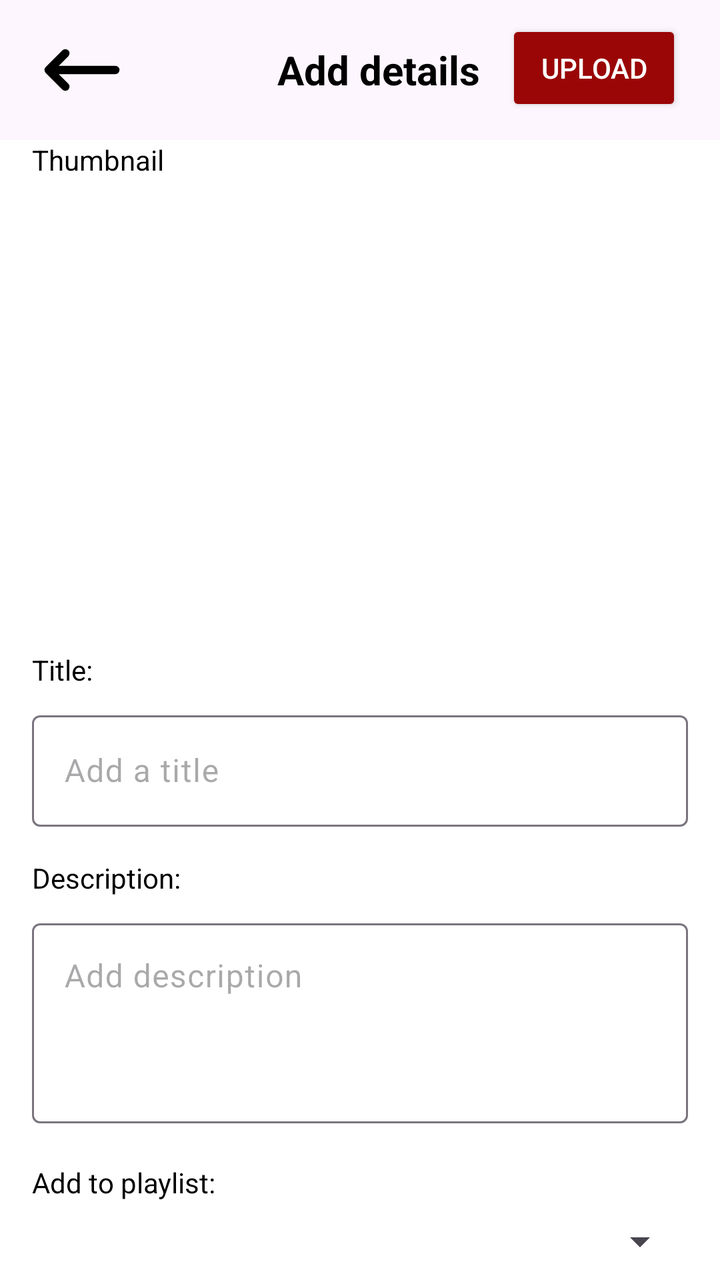
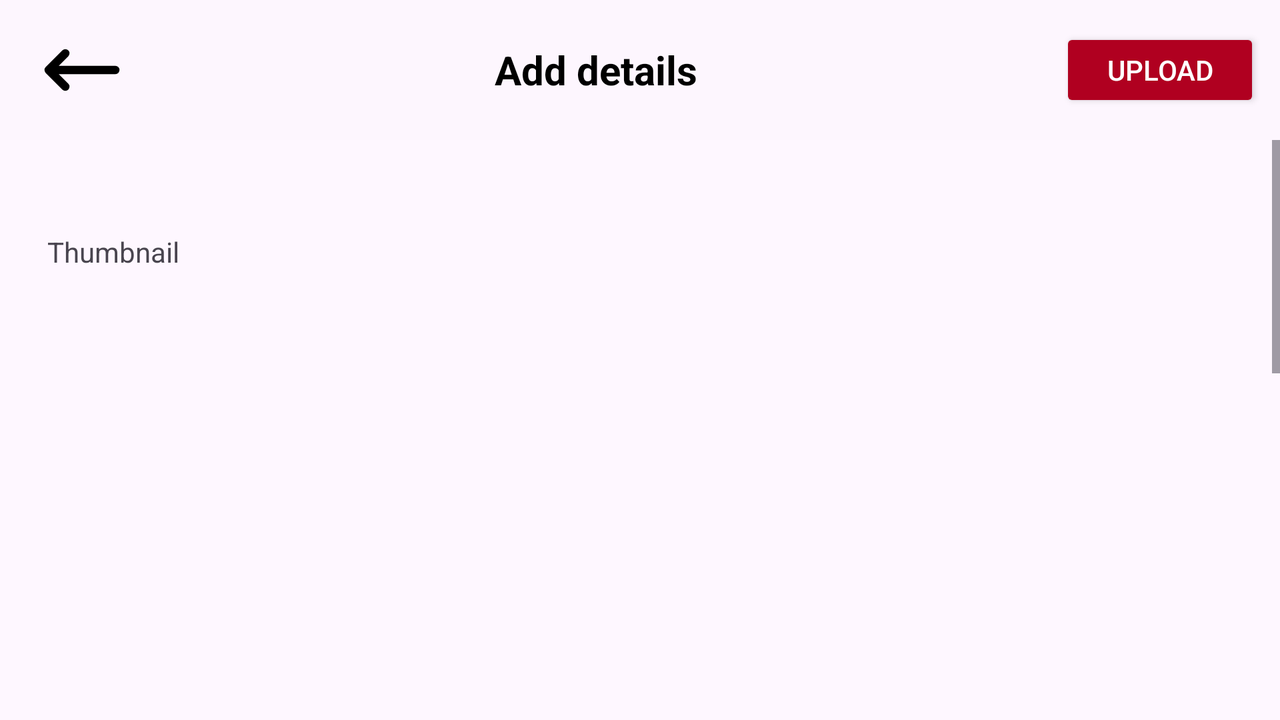

One screen, two layout resources from the same app: the default and the author's alternative for another configuration. Each is rendered where Android would select it; the XML of both is given below.
<!-- AndroidManifest.xml: application theme Theme.TechTitansApp -->
<!-- res/layout/activity_addpage.xml -->
<?xml version="1.0" encoding="utf-8"?>
<androidx.constraintlayout.widget.ConstraintLayout xmlns:android="http://schemas.android.com/apk/res/android"
    xmlns:app="http://schemas.android.com/apk/res-auto"
    xmlns:tools="http://schemas.android.com/tools"
    android:layout_width="match_parent"
    android:layout_height="match_parent"
    android:background="@color/background"
    >

    <include
        layout="@layout/toolbaraddpage" />

    <TextView
        android:id="@+id/textView2"
        android:layout_width="wrap_content"
        android:layout_height="wrap_content"
        android:layout_marginStart="16dp"
        android:layout_marginEnd="16dp"
        android:text="Thumbnail"
        android:textColorHint="@color/gray"
        android:textColor="@color/text_primary"
        app:layout_constraintBottom_toBottomOf="parent"
        app:layout_constraintEnd_toEndOf="parent"
        app:layout_constraintHorizontal_bias="0.0"
        app:layout_constraintStart_toStartOf="parent"
        app:layout_constraintTop_toTopOf="parent"
        app:layout_constraintVertical_bias="0.113" />

    <ImageButton
        android:id="@+id/thumbnailimage"
        android:layout_width="0dp"
        android:layout_height="0dp"
        android:layout_marginTop="4dp"
        android:background="@android:color/transparent"
        android:scaleType="centerInside"
        app:layout_constraintDimensionRatio="1.5"
        app:layout_constraintEnd_toEndOf="parent"
        app:layout_constraintHorizontal_bias="0.39"
        app:layout_constraintStart_toStartOf="parent"
        app:layout_constraintTop_toBottomOf="@id/textView2"
        app:layout_constraintWidth_percent="0.9"
        app:srcCompat="@drawable/addimage" />

    <TextView
        android:id="@+id/textView"
        android:layout_width="wrap_content"
        android:layout_height="wrap_content"
        android:text="Title:"
        android:textColor="@color/text_primary"
        app:layout_constraintTop_toBottomOf="@id/thumbnailimage"
        app:layout_constraintStart_toStartOf="parent"
        android:layout_marginTop="16dp"
        android:layout_marginStart="16dp" />

    <com.google.android.material.textfield.TextInputLayout
        android:id="@+id/textInputLayout"
        android:layout_width="0dp"
        android:textColor="@color/text_primary"
        android:layout_height="wrap_content"
        app:layout_constraintTop_toBottomOf="@id/textView"
        app:layout_constraintStart_toStartOf="parent"
        app:layout_constraintEnd_toEndOf="parent"
        android:layout_marginStart="16dp"
        android:textColorHint="@color/gray"
        android:layout_marginEnd="16dp"
        android:layout_marginTop="8dp">

        <com.google.android.material.textfield.TextInputEditText
            android:id="@+id/addpagetitle"
            android:layout_width="match_parent"
            android:layout_height="wrap_content"
            android:hint="Add a title"
            android:textColor="@color/text_primary"
            android:inputType="text" />
    </com.google.android.material.textfield.TextInputLayout>

    <TextView
        android:id="@+id/textView3"
        android:layout_width="wrap_content"
        android:layout_height="wrap_content"
        android:textColor="@color/text_primary"
        android:text="Description:"
        app:layout_constraintTop_toBottomOf="@id/textInputLayout"
        app:layout_constraintStart_toStartOf="parent"
        android:layout_marginTop="16dp"
        android:layout_marginStart="16dp" />

    <com.google.android.material.textfield.TextInputLayout
        android:id="@+id/textInputLayout2"
        android:layout_width="0dp"
        android:layout_height="wrap_content"
        android:textColor="@color/text_primary"
        android:textColorHint="@color/gray"
        app:layout_constraintTop_toBottomOf="@id/textView3"
        app:layout_constraintStart_toStartOf="parent"
        app:layout_constraintEnd_toEndOf="parent"
        android:layout_marginStart="16dp"
        android:layout_marginEnd="16dp"
        android:layout_marginTop="8dp">

        <com.google.android.material.textfield.TextInputEditText
            android:id="@+id/addpagedescription"
            android:layout_width="match_parent"
            android:layout_height="wrap_content"
            android:gravity="start|top"
            android:textColor="@color/text_primary"
            android:hint="Add description"
            android:inputType="textMultiLine"
            android:minHeight="100dp" />

    </com.google.android.material.textfield.TextInputLayout>

    <TextView
        android:id="@+id/textViewPlaylist"
        android:layout_width="wrap_content"
        android:layout_height="wrap_content"
        android:layout_marginStart="16dp"
        android:textColor="@color/text_primary"
        android:layout_marginTop="20dp"
        android:text="Add to playlist:"
        app:layout_constraintStart_toStartOf="parent"
        app:layout_constraintTop_toBottomOf="@+id/textInputLayout2" />

    <Spinner
        android:id="@+id/spinner"
        android:layout_width="0dp"
        android:layout_height="wrap_content"
        android:layout_marginStart="16dp"
        android:layout_marginTop="8dp"
        android:layout_marginEnd="16dp"
        android:textColor="@color/text_primary"
        app:layout_constraintEnd_toEndOf="parent"
        app:layout_constraintHorizontal_bias="0.0"
        app:layout_constraintStart_toStartOf="parent"
        app:layout_constraintTop_toBottomOf="@id/textViewPlaylist" />

</androidx.constraintlayout.widget.ConstraintLayout>
<!-- res/layout/toolbaraddpage.xml (included above) -->
<?xml version="1.0" encoding="utf-8"?>
<androidx.appcompat.widget.Toolbar xmlns:android="http://schemas.android.com/apk/res/android"
    android:layout_width="match_parent"
    android:layout_height="wrap_content"
    android:background="@color/toolbar_background">

    <RelativeLayout
        android:layout_width="match_parent"
        android:layout_height="wrap_content"
        android:paddingStart="0dp"
        android:paddingEnd="10dp"
        android:paddingTop="10dp"
        android:paddingBottom="10dp">

        <ImageButton
            android:id="@+id/backButton"
            android:layout_width="wrap_content"
            android:layout_height="wrap_content"
            android:layout_alignParentStart="true"
            android:layout_centerVertical="true"
            android:background="@android:color/transparent"
            android:src="@drawable/backarrow" />

        <TextView
            android:id="@+id/action_bar_title"
            android:layout_width="159dp"
            android:layout_height="wrap_content"
            android:layout_centerVertical="true"
            android:layout_marginStart="44dp"
            android:layout_toEndOf="@id/backButton"
            android:text="Add details"
            android:textAlignment="center"
            android:textAllCaps="false"
            android:textColor="@color/text_primary"
            android:textSize="20sp"
            android:textStyle="bold" />

        <Button
            android:id="@+id/uploadButton"
            android:layout_width="wrap_content"
            android:layout_height="wrap_content"
            android:layout_alignParentEnd="true"
            android:layout_marginEnd="9dp"
            android:backgroundTint="@color/button_background"
            android:text="Upload"
            android:textColor="@color/button_text" />
    </RelativeLayout>
</androidx.appcompat.widget.Toolbar>
<!-- resources referenced by this layout -->
<resources>
  <color name="background">#FFFFFF</color>
  <color name="button_background">#9A0606</color>
  <color name="button_text">#FFFFFF</color>
  <color name="gray">#888888</color>
  <color name="text_primary">#000000</color>
  <color name="toolbar_background">#FDF6FE</color>
  <!-- drawable addimage (drawable-night) -->
  <vector xmlns:android="http://schemas.android.com/apk/res/android"
      android:width="800dp"
      android:height="800dp"
      android:viewportWidth="24"
      android:viewportHeight="24">
    <path
        android:pathData="M21,11V18C21,19.105 20.105,20 19,20H5C3.895,20 3,19.105 3,18V9C3,7.895 3.895,7 5,7H6.5C7.13,7 7.722,6.704 8.1,6.2L9.15,4.8C9.528,4.296 10.12,4 10.75,4H13.25"
        android:strokeLineJoin="round"
        android:strokeWidth="2"
        android:fillColor="#000000"
        android:strokeColor="#FFFFFF"
        android:strokeLineCap="round"/>
    <path
        android:pathData="M18.5,4V6.5M18.5,9V6.5M18.5,6.5H16M18.5,6.5H21"
        android:strokeLineJoin="round"
        android:strokeWidth="2"
        android:fillColor="#000000"
        android:strokeColor="#FFFFFF"
        android:strokeLineCap="round"/>
    <path
        android:pathData="M12,13m-4,0a4,4 0,1 1,8 0a4,4 0,1 1,-8 0"
        android:strokeLineJoin="round"
        android:strokeWidth="2"
        android:fillColor="#000000"
        android:strokeColor="#FFFFFF"
        android:strokeLineCap="round"/>
  </vector>
  <!-- drawable backarrow (drawable) -->
  <vector xmlns:android="http://schemas.android.com/apk/res/android"
      android:width="50dp"
      android:height="50dp"
      android:viewportWidth="24"
      android:viewportHeight="24">
  
  
    <path
        android:pathData="M4,12H20M4,12L8,8M4,12L8,16"
        android:strokeLineJoin="round"
        android:strokeWidth="2"
        android:fillColor="#00000000"
        android:strokeColor="#000000"
        android:strokeLineCap="round"/>
  </vector>
  <style name="Theme.TechTitansApp" parent="Base.Theme.TechTitansApp" />
  <style name="Base.Theme.TechTitansApp" parent="Theme.Material3.DayNight.NoActionBar">
          
          
      </style>
</resources>
<!-- res/layout-land/activity_addpage.xml (the author's variant of the layout above) -->
<!-- drawn on the phone turned sideways -->
<?xml version="1.0" encoding="utf-8"?>
<androidx.constraintlayout.widget.ConstraintLayout xmlns:android="http://schemas.android.com/apk/res/android"
    xmlns:app="http://schemas.android.com/apk/res-auto"
    xmlns:tools="http://schemas.android.com/tools"
    android:layout_width="match_parent"
    android:layout_height="match_parent"
    tools:context=".ui.mainActivity.MainActivity">

    <include
        android:id="@+id/toolbar"
        layout="@layout/addpage_toolbar" />

    <ScrollView
        android:layout_width="0dp"
        android:layout_height="0dp"
        app:layout_constraintTop_toBottomOf="@id/toolbar"
        app:layout_constraintBottom_toBottomOf="parent"
        app:layout_constraintStart_toStartOf="parent"
        app:layout_constraintEnd_toEndOf="parent">

        <androidx.constraintlayout.widget.ConstraintLayout
            android:layout_width="match_parent"
            android:layout_height="wrap_content">

            <TextView
                android:id="@+id/textView2"
                android:layout_width="wrap_content"
                android:layout_height="wrap_content"
                android:layout_marginStart="16dp"
                android:layout_marginEnd="16dp"
                android:text="Thumbnail"
                app:layout_constraintBottom_toBottomOf="parent"
                app:layout_constraintEnd_toEndOf="parent"
                app:layout_constraintHorizontal_bias="0.014"
                app:layout_constraintStart_toStartOf="parent"
                app:layout_constraintTop_toTopOf="parent"
                app:layout_constraintVertical_bias="0.066" />

            <ImageButton
                android:id="@+id/thumbnailimage"
                android:layout_width="382dp"
                android:layout_height="236dp"
                android:layout_marginTop="4dp"
                android:background="@android:color/transparent"
                android:scaleType="centerInside"
                app:layout_constraintDimensionRatio="1.5"
                app:layout_constraintEnd_toEndOf="parent"
                app:layout_constraintHorizontal_bias="0.39"
                app:layout_constraintStart_toStartOf="parent"
                app:layout_constraintTop_toBottomOf="@id/textView2"
                app:layout_constraintWidth_percent="0.9"
                app:srcCompat="@drawable/addimage" />

            <TextView
                android:id="@+id/textView"
                android:layout_width="wrap_content"
                android:layout_height="wrap_content"
                android:text="Title:"
                app:layout_constraintTop_toBottomOf="@id/thumbnailimage"
                app:layout_constraintStart_toStartOf="parent"
                android:layout_marginTop="16dp"
                android:layout_marginStart="16dp" />

            <com.google.android.material.textfield.TextInputLayout
                android:id="@+id/textInputLayout"
                android:layout_width="0dp"
                android:layout_height="wrap_content"
                app:layout_constraintTop_toBottomOf="@id/textView"
                app:layout_constraintStart_toStartOf="parent"
                app:layout_constraintEnd_toEndOf="parent"
                android:layout_marginStart="16dp"
                android:layout_marginEnd="16dp"
                android:layout_marginTop="8dp">

                <com.google.android.material.textfield.TextInputEditText
                    android:id="@+id/textInputEditText2"
                    android:layout_width="match_parent"
                    android:layout_height="wrap_content"
                    android:hint="Add a title"
                    android:inputType="text" />
            </com.google.android.material.textfield.TextInputLayout>

            <TextView
                android:id="@+id/textView3"
                android:layout_width="wrap_content"
                android:layout_height="wrap_content"
                android:text="Description:"
                app:layout_constraintTop_toBottomOf="@id/textInputLayout"
                app:layout_constraintStart_toStartOf="parent"
                android:layout_marginTop="16dp"
                android:layout_marginStart="16dp" />

            <com.google.android.material.textfield.TextInputLayout
                android:id="@+id/textInputLayout2"
                android:layout_width="0dp"
                android:layout_height="wrap_content"
                app:layout_constraintTop_toBottomOf="@id/textView3"
                app:layout_constraintStart_toStartOf="parent"
                app:layout_constraintEnd_toEndOf="parent"
                android:layout_marginStart="16dp"
                android:layout_marginEnd="16dp"
                android:layout_marginTop="8dp">

                <com.google.android.material.textfield.TextInputEditText
                    android:id="@+id/textInputEditText"
                    android:layout_width="match_parent"
                    android:layout_height="wrap_content"
                    android:hint="Add description"
                    android:inputType="textMultiLine"
                    android:minHeight="100dp"
                    android:gravity="start|top"/>
            </com.google.android.material.textfield.TextInputLayout>

            <TextView
                android:id="@+id/textViewTags"
                android:layout_width="wrap_content"
                android:layout_height="wrap_content"
                android:text="Tags:"
                app:layout_constraintTop_toBottomOf="@id/textInputLayout2"
                app:layout_constraintStart_toStartOf="parent"
                android:layout_marginTop="16dp"
                android:layout_marginStart="16dp" />

            <com.google.android.material.textfield.TextInputLayout
                android:id="@+id/textInputLayoutTags"
                android:layout_width="0dp"
                android:layout_height="wrap_content"
                app:layout_constraintTop_toBottomOf="@id/textViewTags"
                app:layout_constraintStart_toStartOf="parent"
                app:layout_constraintEnd_toEndOf="parent"
                android:layout_marginStart="16dp"
                android:layout_marginEnd="16dp"
                android:layout_marginTop="8dp">

                <com.google.android.material.textfield.TextInputEditText
                    android:id="@+id/textInputEditTextTags"
                    android:layout_width="match_parent"
                    android:layout_height="wrap_content"
                    android:hint="Add tags"
                    android:inputType="text"/>
            </com.google.android.material.textfield.TextInputLayout>

            <TextView
                android:id="@+id/textViewPlaylist"
                android:layout_width="wrap_content"
                android:layout_height="wrap_content"
                android:layout_marginStart="16dp"
                android:layout_marginTop="8dp"
                android:text="Add to playlist:"
                app:layout_constraintStart_toStartOf="parent"
                app:layout_constraintTop_toBottomOf="@id/textInputLayoutTags" />

            <Spinner
                android:id="@+id/spinner"
                android:layout_width="0dp"
                android:layout_height="wrap_content"
                android:layout_marginStart="16dp"
                android:layout_marginTop="8dp"
                android:layout_marginEnd="16dp"
                app:layout_constraintTop_toBottomOf="@id/textViewPlaylist"
                app:layout_constraintStart_toStartOf="parent"
                app:layout_constraintEnd_toEndOf="parent"/>
        </androidx.constraintlayout.widget.ConstraintLayout>
    </ScrollView>
</androidx.constraintlayout.widget.ConstraintLayout>
<!-- res/layout/addpage_toolbar.xml (included above) -->
<androidx.appcompat.widget.Toolbar xmlns:android="http://schemas.android.com/apk/res/android"
    android:layout_width="match_parent"
    android:layout_height="wrap_content"
    android:background="#FDF6FE">

    <RelativeLayout
        android:layout_width="match_parent"
        android:layout_height="wrap_content"
        android:paddingStart="0dp"
        android:paddingEnd="10dp"
        android:paddingTop="10dp"
        android:paddingBottom="10dp">

        <ImageButton
            android:id="@+id/backButton"
            android:layout_width="wrap_content"
            android:layout_height="wrap_content"
            android:layout_alignParentStart="true"
            android:layout_centerVertical="true"
            android:background="@android:color/transparent"
            android:src="@drawable/backarrow" />

        <TextView
            android:id="@+id/action_bar_title"
            android:layout_width="wrap_content"
            android:layout_height="wrap_content"
            android:text="Add details"
            android:textAlignment="center"
            android:textAllCaps="false"
            android:textColor="@android:color/black"
            android:textSize="20sp"
            android:textStyle="bold"
            android:layout_toEndOf="@id/backButton"
            android:layout_toStartOf="@id/uploadButton"
            android:layout_centerVertical="true"
            android:layout_marginStart="16dp"
            android:layout_marginEnd="16dp" />

        <Button
            android:id="@+id/uploadButton"
            android:layout_width="100dp"
            android:layout_height="42dp"
            android:layout_alignParentEnd="true"
            android:layout_centerVertical="true"
            android:backgroundTint="#B00020"
            android:text="Upload"
            android:textColor="@android:color/white" />
    </RelativeLayout>
</androidx.appcompat.widget.Toolbar>
<!-- resources referenced by the variant -->
<!-- as the phone turned sideways resolves them -->
<resources>
  <!-- drawable addimage (drawable-night) -->
  <vector xmlns:android="http://schemas.android.com/apk/res/android"
      android:width="800dp"
      android:height="800dp"
      android:viewportWidth="24"
      android:viewportHeight="24">
    <path
        android:pathData="M21,11V18C21,19.105 20.105,20 19,20H5C3.895,20 3,19.105 3,18V9C3,7.895 3.895,7 5,7H6.5C7.13,7 7.722,6.704 8.1,6.2L9.15,4.8C9.528,4.296 10.12,4 10.75,4H13.25"
        android:strokeLineJoin="round"
        android:strokeWidth="2"
        android:fillColor="#000000"
        android:strokeColor="#FFFFFF"
        android:strokeLineCap="round"/>
    <path
        android:pathData="M18.5,4V6.5M18.5,9V6.5M18.5,6.5H16M18.5,6.5H21"
        android:strokeLineJoin="round"
        android:strokeWidth="2"
        android:fillColor="#000000"
        android:strokeColor="#FFFFFF"
        android:strokeLineCap="round"/>
    <path
        android:pathData="M12,13m-4,0a4,4 0,1 1,8 0a4,4 0,1 1,-8 0"
        android:strokeLineJoin="round"
        android:strokeWidth="2"
        android:fillColor="#000000"
        android:strokeColor="#FFFFFF"
        android:strokeLineCap="round"/>
  </vector>
  <!-- drawable backarrow (drawable) -->
  <vector xmlns:android="http://schemas.android.com/apk/res/android"
      android:width="50dp"
      android:height="50dp"
      android:viewportWidth="24"
      android:viewportHeight="24">
  
  
    <path
        android:pathData="M4,12H20M4,12L8,8M4,12L8,16"
        android:strokeLineJoin="round"
        android:strokeWidth="2"
        android:fillColor="#00000000"
        android:strokeColor="#000000"
        android:strokeLineCap="round"/>
  </vector>
  <style name="Theme.TechTitansApp" parent="Base.Theme.TechTitansApp" />
  <style name="Base.Theme.TechTitansApp" parent="Theme.Material3.DayNight.NoActionBar">
          
          
      </style>
</resources>
